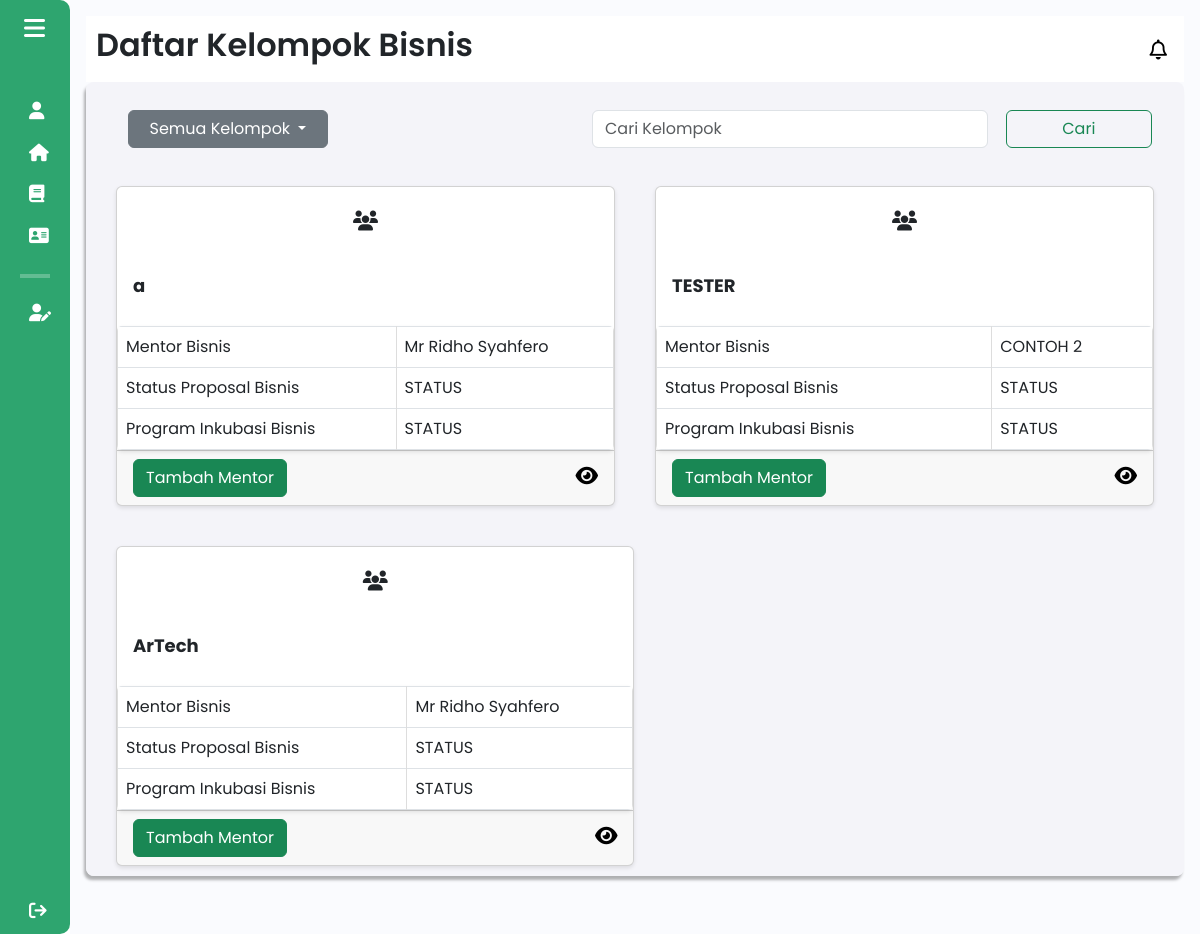
Screenshot of /components/pages/mentorbisnis/daftar_kelompok_bisnis_mentor.php (signed in) with the database file from the repository.
### tables this page shows
CREATE TABLE `kelompok_bisnis` (
  `id_kelompok` int(11) NOT NULL,
  `npm_ketua` varchar(20) DEFAULT NULL,
  `nama_kelompok` varchar(50) DEFAULT NULL,
  `nama_bisnis` varchar(50) DEFAULT NULL,
  `logo_bisnis` varchar(255) DEFAULT NULL,
  `tahun_akademik_id` int(11) DEFAULT NULL,
  `kategori_bisnis` varchar(255) DEFAULT NULL,
  `sdg` varchar(255) DEFAULT NULL,
  `ide_bisnis` varchar(255) DEFAULT NULL,
  `id_mentor` int(11) DEFAULT NULL
);

CREATE TABLE `mentor` (
  `id` int(11) NOT NULL,
  `user_id` int(11) NOT NULL,
  `nama` varchar(100) NOT NULL,
  `nidn` varchar(15) NOT NULL,
  `email` varchar(100) DEFAULT NULL,
  `contact` varchar(15) DEFAULT NULL,
  `keahlian` varchar(100) DEFAULT NULL,
  `fakultas` varchar(100) DEFAULT NULL,
  `prodi` varchar(100) DEFAULT NULL,
  `foto_profile` varchar(255) DEFAULT NULL
);

### components/pages/mentorbisnis/daftar_kelompok_bisnis_mentor.php (the view, shortened to what this page needs)
<?php
include $_SERVER['DOCUMENT_ROOT'] . '/Aplikasi-Kewirausahaan/config/db_connection.php';
$user_role = $_SESSION['role'];
if ($user_role === 'Tutor') {
    $sql = "
        SELECT * FROM kelompok_bisnis
        WHERE id_mentor = (SELECT id FROM mentor WHERE user_id = ?)
    ";
} else {
    $sql = "SELECT * FROM kelompok_bisnis";
}
$stmt = $conn->prepare($sql);
$stmt->execute();
$result = $stmt->get_result();
?>
<!DOCTYPE html>
<html lang="en">
<head>
    <link href="https://cdn.lineicons.com/4.0/lineicons.css" rel="stylesheet" />
    <link href="https://cdn.jsdelivr.net/npm/bootstrap@5.3.0-alpha3/dist/css/bootstrap.min.css" rel="stylesheet"
>
    <link rel="stylesheet" href="/Aplikasi-Kewirausahaan/assets/css/daftar_kelompok.css">
    <div class="toast-container position-fixed top-0 end-0 p-3" id="toast-container">
    </div>
</head>
<body>
    <div class="wrapper">
        <?php
        include 'sidebar_mentor.php';
        ?>
        <div class="main p-3">
            <div class="main_header">
                <?php
                include 'header_mentor.php';
                ?>
            </div>
            <div class="main_wrapper">
                <div class="nav_main_wrapper">
                    <nav class="navbar navbar-expand-lg">
                        <div class="container-fluid">
                            <div class="dropdown">
                                <button class="btn btn-secondary dropdown-toggle text-white" type="button"
                                        id="dropdownMenuButton" data-bs-toggle="dropdown" aria-expanded="false">
                                    Semua Kelompok
                                </button>
                            </div>
                            <form class="d-flex" role="search">
                                <input class="form-control me-2" type="search" placeholder="Cari Kelompok" aria-label="Search">
                                <button class="btn btn-outline-success" type="submit">Cari</button>
                            </form>
                        </div>
                    </nav>
                </div>
                <?php
                if ($result->num_rows > 0) {
                    while ($row = $result->fetch_assoc()) {
                        $id_kelompok = $row['id_kelompok'];
                        $id_mentor = $row['id_mentor'];
                        $mentorQuery = "
                            SELECT m.nama AS nama_mentor
                            FROM mentor m
                            WHERE m.id = '" . $id_mentor . "' LIMIT 1";
                        $mentorResult = mysqli_query($conn, $mentorQuery);
                        $mentor = mysqli_fetch_assoc($mentorResult);
                        $namaMentor = $mentor['nama_mentor'] ?? 'Nama mentor tidak tersedia';
                        echo '
                        <div class="card" style="width: 45%; margin: 10px;">
                            <div class="card-icon text-center py-4">
                                <i class="fa-solid fa-users"></i>
                            </div>
                            <div class="card-body m-0">
                                <h5 class="card-title">' . htmlspecialchars($row['nama_kelompok']) . '</h5>
                            </div>
                            <table class="table table-bordered m-0 styled-table">
                                <tbody>
                                    <tr>
                                        <td>Mentor Bisnis</td>
                                        <td>' . ($namaMentor) . '</td>
                                    </tr>
                                    <tr>
                                        <td>Status Proposal Bisnis</td>
                                        <td>STATUS</td>
                                    </tr>
                                    <tr>
                                        <td>Program Inkubasi Bisnis</td>
                                        <td>STATUS</td>
                                    </tr>
                                </tbody>
                            </table>
                            <div class="card-footer">';
                        if ($_SESSION['role'] == 'Dosen Pengampu') {
                            echo '<button class="btn btn-success" data-bs-toggle="modal" data-bs-target="#mentorModal' . $id_kelompok . '">Tambah Mentor</button>';
                        }
                        echo '<a href="detail_kelompok.php?id_kelompok=' . $id_kelompok . '">
                                <i class="fa-solid fa-eye detail-icon" data-bs-toggle="tooltip" data-bs-custom-class="custom-tooltip" data-bs-title="Lihat Kelompok Bisnis"></i>
                            </a>';
                        echo '</div>';
                        echo '</div>';
                    }
                }
                ?>
            </div>
        </div>
    </div>
</body>
</html>

### assets/css/daftar_kelompok.css (style rules this page uses)
body { margin: 0; font-family: "Poppins", sans-serif; background-color: #f4f4f9; }
.main { padding: 20px; }
.main_wrapper { display: flex; flex-wrap: wrap; justify-content: space-between; gap: 20px; padding: 30px; background-color: #f4f4f9; border-radius: 8px; box-shadow: 0 4px 6px rgba(0, 0, 0, 0.1); }
.nav_main_wrapper { display: block; width: 100%; }
.card { flex: 1 1 calc(45% - 20px); box-sizing: border-box; transition: transform 0.2s, color 0.2s; height: 300px; max-width: 49%; margin: 10px; min-width: 280px; background-color: #fff; border-radius: 8px; overflow: hidden; box-shadow: 0 2px 4px rgba(0, 0, 0, 0.1); }
.card h5 { font-weight: bold; font-size: 18px; }
.card-footer { display: flex; justify-content: flex-end; }
.card-footer a { font-size: 16px; color: black; text-decoration: none; }
.card-icon i, .card-footer .detail-icon { font-size: 20px; cursor: pointer; transition: transform 0.2s, color 0.2s; }
.styled-table { width: 100%; margin: 20px 0; border-collapse: collapse; background-color: #fff; border-radius: 5px; overflow: hidden; box-shadow: 0 2px 4px rgba(0, 0, 0, 0.1); }
.styled-table td { padding: 10px 15px; border: 1px solid #ddd; background-color: #fefefe; vertical-align: middle; }
.nav_main_wrapper .btn { width: 200px; text-align: center; margin-left: 10px; }

### assets/css/sidebar.css (style rules this page uses)
a { text-decoration: none; }
body { font-family: "Poppins", sans-serif; }
.wrapper { display: flex; }
.main { min-height: 100vh; width: 100%; overflow: hidden; transition: all 0.35s ease-in-out; background-color: #fafbfe; }
.main_wrapper { width: 100%; height: 85vh; background-color: #f4f4f9; box-shadow: -2px 4px 3px rgba(0, 0, 0, 0.3); margin: 0; padding: 20px; overflow-y: auto; border-radius: 8px; }

### assets/css/header.css (style rules this page uses)
a { text-decoration: none; }
body { font-family: "Poppins", sans-serif; }
.main_header { display: flex; justify-content: space-between; align-items: center; padding: 5px; background-color: #fff; min-height: 50px; }

### components/pages/mentorbisnis/daftar_kelompok_bisnis_mentor.php (style rules this page uses)
.card { height: 320px !important; }
.card-footer { display: flex; align-items: center; justify-content: space-between; }

### rows the page displays
kelompok_bisnis: nama_kelompok "a", id_mentor.nama "Mr Ridho Syahfero"
kelompok_bisnis: nama_kelompok "TESTER", id_mentor.nama "CONTOH 2"
kelompok_bisnis: nama_kelompok "ArTech", id_mentor.nama "Mr Ridho Syahfero"

### other values shown
$pageTitle "Daftar Kelompok Bisnis"
